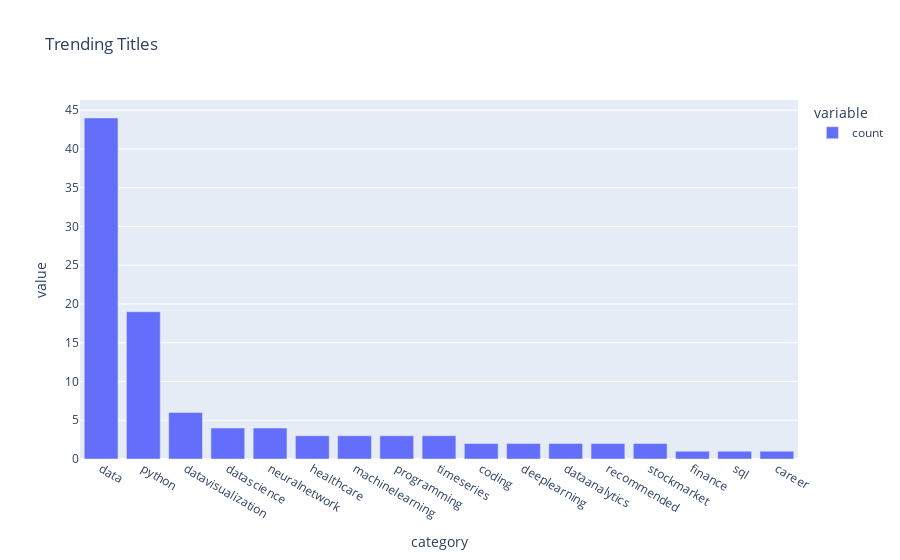

Source (notebook cell):
### Code cell
plx.bar(categories_count,title='Trending Titles')

### Figure 1 — Plotly figure (JSON) as saved in the notebook; plotly's stock layout.template omitted (floating-point values rounded to 4 significant figures)
{"data": [{"alignmentgroup": "True", "hovertemplate": "variable=count<br>category=%{x}<br>value=%{y}<extra></extra>", "legendgroup": "count", "marker": {"color": "#636efa", "pattern": {"shape": ""}}, "name": "count", "offsetgroup": "count", "orientation": "v", "showlegend": true, "textposition": "auto", "type": "bar", "x": ["data ", "python ", "datavisualization ", "datascience ", "neuralnetwork ", "healthcare ", "machinelearning ", "programming ", "timeseries ", "coding ", "deeplearning ", "dataanalytics ", "recommended ", "stockmarket ", "finance ", "sql ", "career "], "xaxis": "x", "y": [44, 19, 6, 4, 4, 3, 3, 3, 3, 2, 2, 2, 2, 2, 1, 1, 1], "yaxis": "y"}], "layout": {"barmode": "relative", "legend": {"title": {"text": "variable"}, "tracegroupgap": 0}, "title": {"text": "Trending Titles"}, "xaxis": {"anchor": "y", "domain": [0, 1], "title": {"text": "category"}}, "yaxis": {"anchor": "x", "domain": [0, 1], "title": {"text": "value"}}}}
